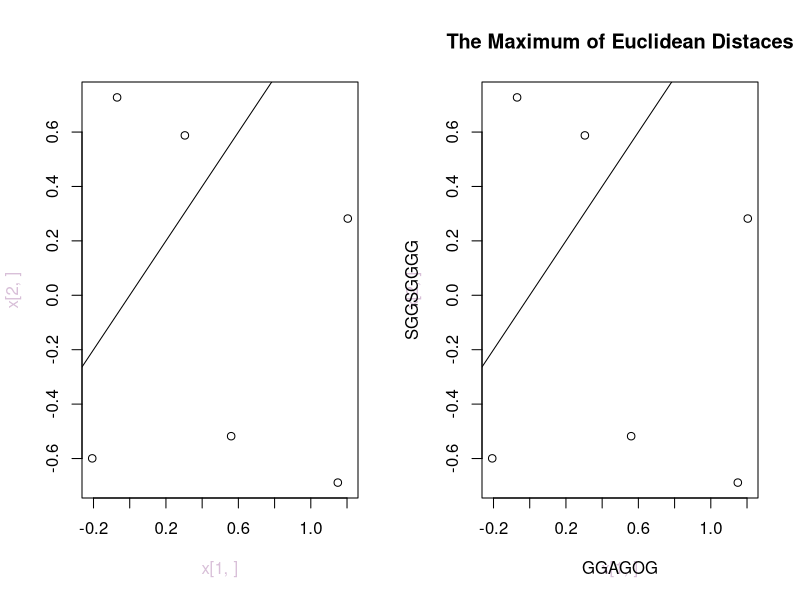

Write the R code that produced this figure.



x <- matrix(rnorm(12), nrow=2)


## plot
par(mfrow=c(1,2))

plot(x[1,], x[2,],col.lab = "thistle")

#title(main = "The Minimum of Euclidean Distaces" ,  xlab = "GGAGOG", ylab = "SGGSGGGG")

abline(0,1)

plot(x[1,], x[2,],col.lab = "thistle")

title(main = "The Maximum of Euclidean Distaces" ,  xlab = "GGAGOG", ylab = "SGGSGGGG")

abline(0,1)

par(mfrow=c(1,1))
